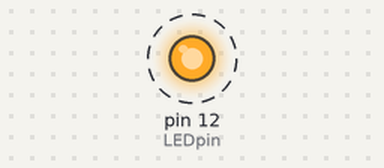
A sketch run on a simulated Arduino Uno, built with avr-gcc and run on an emulated ATmega328P. Parts: output pins drawn as LEDs (lit = HIGH). Dashed ring = blinking.

Above: at 0.5 s.
Timing chart, 0 to 4.6 s (numbered marks = the images above):
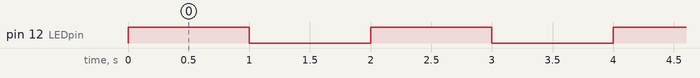

Measured:
- by itself, pin 12 (LEDpin): alternates HIGH for 1.0 s and LOW for 1.0 s

The sketch:

led_blink.ino
```cpp
int LEDpin = 12;
int delayT = 1000;
void setup() {
  // put your setup code here, to run once:
pinMode(LEDpin, OUTPUT);
}
void loop() {
  // put your main code here, to run repeatedly:
digitalWrite(LEDpin, HIGH);
delay(delayT);
digitalWrite(LEDpin, LOW);
delay(delayT);
}
```
